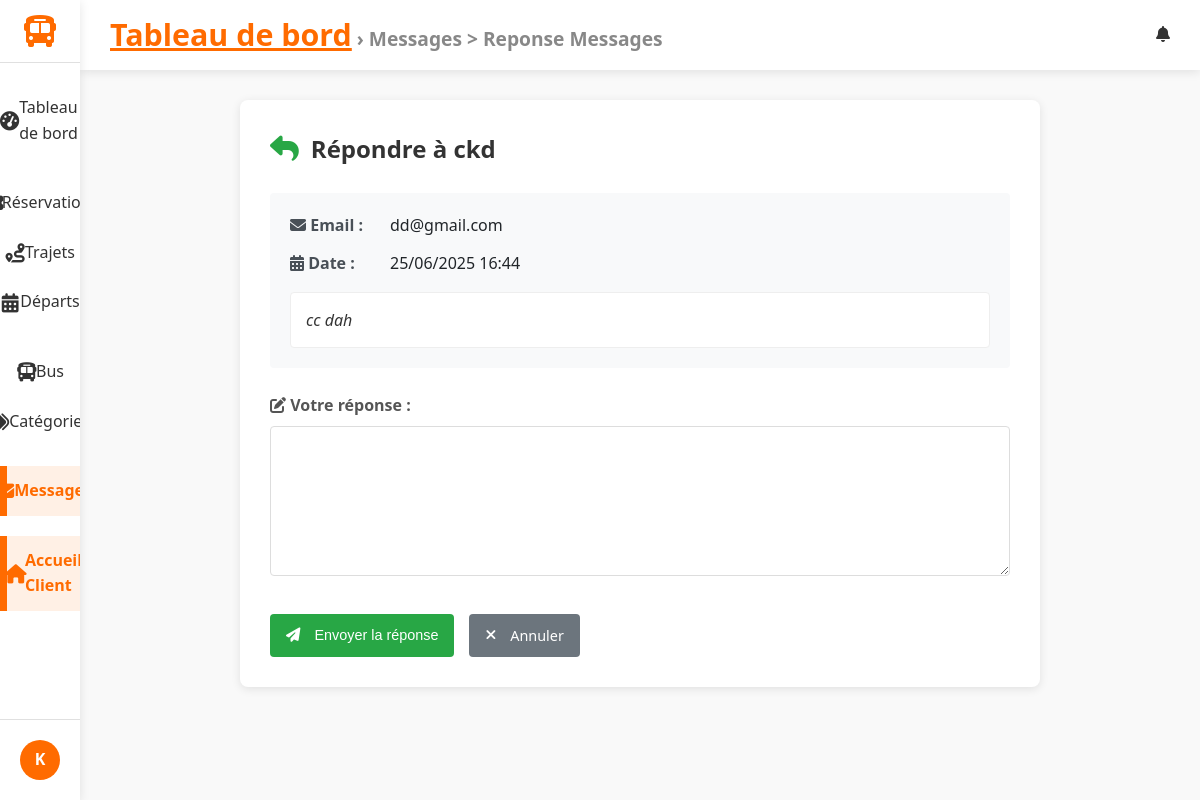
Page /dashboard/messages/22/reply/ (signed in) on the committed database.
### accounts/models.py (models this page shows, shortened)
class CustomUser(AbstractUser):
    """
    Modèle utilisateur personnalisé. Hérite de AbstractUser (nom d'utilisateur, email, etc.).
    Nous pourrions ajouter des champs ici (par ex. is_client), mais utilisons la version minimale.
    """

### reservations/models.py (models this page shows)
class ContactMessage(models.Model):
    name = models.CharField(max_length=100)
    email = models.EmailField()
    message = models.TextField()
    submitted_at = models.DateTimeField(auto_now_add=True)
    reply = models.TextField(blank=True, null=True)
    replied_at = models.DateTimeField(blank=True, null=True)

### gareci_admin/views.py (the view, shortened to what this page needs)
# urls.py: path('messages/<int:pk>/reply/', MessageReplyView.as_view(), name='message_reply'),
class MessageReplyView(StaffRequiredMixin,ActiveTabMixin, BreadcrumbMixin , UpdateView):
    model = ContactMessage
    form_class = ContactReplyForm
    template_name = 'dashboard/message_form.html'
    active_tab_value ='messages'
    breadcrumb_title = 'Messages > Reponse Messages'
    success_url = reverse_lazy('dashboard:message_list')

### gareci_admin/forms.py
class ContactReplyForm(forms.ModelForm):
    class Meta:
        model = ContactMessage
        fields = ['reply']
        labels = {
            'reply': 'Réponse à envoyer au client',
        }
        widgets = {
            'reply': forms.Textarea(attrs={'rows': 5, 'placeholder': 'Votre réponse...'}),
        }

### gareci_admin/utils.py (called while the page is built)
    def test_func(self):
        return self.request.user.is_staff

    def get_context_data(self, **kwargs):
        context = super().get_context_data(**kwargs)
        if self.active_tab_value:
            context['active_tab'] = self.active_tab_value
        return context

    def get_context_data(self, **kwargs):
        context = super().get_context_data(**kwargs)
        if self.breadcrumb_title:
            context['breadcrumb_title'] = self.breadcrumb_title
        return context

### gareci_admin/templates/dashboard/message_form.html (shortened to what this page needs)
{% extends 'dashboard/dashboard_base.html' %}
{% block content %}
<div class="reply-container">
    <div class="reply-header">
        <i class="fas fa-reply"></i>
        <h2>Répondre à {{ object.name }}</h2>
    </div>
    <div class="message-details">
        <div class="detail-item">
            <span class="detail-label"><i class="fas fa-envelope"></i> Email :</span>
            <span class="detail-value">{{ object.email }}</span>
        </div>
        <div class="detail-item">
            <span class="detail-label"><i class="fas fa-calendar-alt"></i> Date :</span>
            <span class="detail-value">{{ object.submitted_at|date:"d/m/Y H:i" }}</span>
        </div>
        <div class="message-content">
            {{ object.message|linebreaks }}
        </div>
    </div>
    <form method="post">
        <div class="form-group">
            <label for="id_reply"><i class="fas fa-edit"></i> Votre réponse :</label>
            <textarea id="id_reply" name="reply" required>{{ form.reply.value|default:'' }}</textarea>
        </div>
        <div class="form-actions">
            <button type="submit" class="btn btn-success">
                <i class="fas fa-paper-plane"></i> Envoyer la réponse
            </button>
            <a href="{% url 'dashboard:message_list' %}" class="btn btn-secondary">
                <i class="fas fa-times"></i> Annuler
            </a>
        </div>
    </form>
</div>
{% endblock %}

### gareci_admin/templates/dashboard/dashboard_base.html (shortened to what this page needs)
{% load static %}
<!DOCTYPE html>
<html lang="fr">
<head>
    <link rel="stylesheet" href="https://cdnjs.cloudflare.com/ajax/libs/font-awesome/6.4.0/css/all.min.css">
    <link rel="stylesheet" href="{% static 'css/gareci_admin/dashboards.css' %}">
    <link rel="stylesheet" href="{% static 'css/gareci_admin/reservation_list.css' %}">
    <link rel="stylesheet" href="{% static 'css/gareci_admin/reservation_form.css' %}">
    <link rel="stylesheet" href="{% static 'css/gareci_admin/reservation_confirm_delete.css' %}">
    <link rel="stylesheet" href="{% static 'css/gareci_admin/trip_form.css' %}">
    <link rel="stylesheet" href="{% static 'css/gareci_admin/trip_list.css' %}">
    <link rel="stylesheet" href="{% static 'css/gareci_admin/message_list.css' %}">
    <link rel="stylesheet" href="{% static 'css/gareci_admin/message_form.css' %}">
    <link rel="stylesheet" href="{% static 'css/gareci_admin/message_confirm_delete.css' %}">
    <link rel="stylesheet" href="{% static 'css/gareci_admin/departure_list_.css' %}">
    <link rel="stylesheet" href="{% static 'css/gareci_admin/departure_form.css' %}">
    <link rel="stylesheet" href="{% static 'css/gareci_admin/category_list.css' %}">
    <link rel="stylesheet" href="{% static 'css/gareci_admin/category_form.css' %}">
    <link rel="stylesheet" href="{% static 'css/gareci_admin/bus_list.css' %}">
    <link rel="stylesheet" href="{% static 'css/gareci_admin/bus_form.css' %}">
</head>
<body>
    <div class="dashboard-container">
        <aside class="sidebar">
            <div class="logo">
                <a href="{% url 'dashboard:index' %}">
                    <i class="fas fa-bus"></i>
                </a>
            </div>
            <nav class="sidebar-nav">
                <ul class="nav-list">
                    <li class="{% if active_tab == 'dashboard' %}active{% endif %}">
                        <a href="{% url 'dashboard:index' %}">
                            <i class="fas fa-tachometer-alt"></i> Tableau de bord
                        </a>
                    </li>
                    <li class="nav-section-header">
                    </li>
                    <li class="{% if active_tab == 'reservations' %}active{% endif %}">
                        <a href="{% url 'dashboard:reservation_list' %}">
                             Réservations
                        </a>
                    </li>
                    <li class="{% if active_tab == 'trips' %}active{% endif %}">
                        <a href="{% url 'dashboard:trip_list' %}">
                            <i class="fas fa-route"></i> Trajets
                        </a>
                    </li>
                    <li class="{% if active_tab == 'departures' %}active{% endif %}">
                        <a href="{% url 'dashboard:departure_list' %}">
                            <i class="fas fa-calendar-alt"></i> Départs
                        </a>
                    </li>
                    <li class="nav-section-header">
                    </li>
                    <li class="{% if active_tab == 'buses' %}active{% endif %}">
                        <a href="{% url 'dashboard:bus_list' %}">
                            <i class="fas fa-bus"></i> Bus
                        </a>
                    </li>
                    <li class="{% if active_tab == 'categories' %}active{% endif %}">
                        <a href="{% url 'dashboard:category_list' %}">
                            <i class="fas fa-tags"></i> Catégories
                        </a>
                    </li>
                    <li class="nav-section-header">
                    </li>
                    <li class="{% if active_tab == 'messages' %}active{% endif %}">
                        <a href="{% url 'dashboard:message_list' %}">
                            <i class="fas fa-envelope"></i> Messages
                        </a>
                    </li>
                    <li class="nav-section-header">
                    </li>
                    <li class="{% if active_tab == 'messages' %}active{% endif %}">
                        <a href="{% url 'trips:home' %}">
                            <i class="fas fa-home"></i>Accueil Client
                        </a>
                    </li>
                </ul>
            </nav>
            <div class="sidebar-footer">
                <div class="user-profile">
                    <div class="user-avatar">
                        {% if user.profile.image %}
                            <img src="{{ user.profile.image.url }}" alt="{{ user.username }}">
                        {% else %}
                            <div class="avatar-initials">
                                {{ user.username|slice:":1"|upper }}
                            </div>
                        {% endif %}
                    </div>
                </div>
            </div>
        </aside>
        <main class="main-content">
            <header class="content-header">
                <div class="header-left">
                    <div class="breadcrumbs">
                        {% block breadcrumbs %}
                        <a href="{% url 'dashboard:index' %}">Tableau de bord</a>
                        {% if breadcrumb_title %} &rsaquo; {{ breadcrumb_title }}{% endif %}
                        {% endblock %}
                    </div>
                </div>
                <div class="header-right">
                    {% block header_actions %}
                    <div class="notifications">
                        <i class="fas fa-bell"></i>
                    </div>
                    {% endblock %}
                </div>
            </header>
            <div class="content-wrapper">
                {% block content %}{% endblock %}
            </div>
        </main>
    </div>
</body>
</html>

### static/css/gareci_admin/dashboards.css (style rules this page uses)
:root { --primary: #FF6B00; --primary-dark: #E05D00; --secondary: #0056B3; --dark: #333333; --light: #F5F5F5; --gray: #888888; --light-gray: #E0E0E0; --sidebar-width: 280px; --sidebar-collapsed-width: 80px; --header-height: 70px; --blue: #4285F4; --green: #34A853; --orange: #FBBC05; --red: #EA4335; --border-radius: 8px; --box-shadow: 0 2px 10px rgba(0, 0, 0, 0.1); --transition: all 0.3s ease; }
* { margin: 0; padding: 0; box-sizing: border-box; }
body { font-family: 'Segoe UI', Tahoma, Geneva, Verdana, sans-serif; background-color: #f9f9f9; color: var(--dark); line-height: 1.6; }
.dashboard-container { display: flex; min-height: 100vh; }
.sidebar { width: var(--sidebar-width); background-color: white; box-shadow: var(--box-shadow); display: flex; flex-direction: column; transition: var(--transition); z-index: 100; height: 100vh; position: fixed; }
.logo { display: flex; align-items: center; padding: 20px; border-bottom: 1px solid var(--light-gray); }
.logo a { text-decoration:none ; display: flex; align-items: center; }
.logo i { font-size: 2rem; color: var(--primary); margin-right: 10px; }
.sidebar-nav { flex: 1; padding: 20px 0; overflow-y: auto; }
.nav-list { list-style: none; }
.nav-section-header { padding: 15px 20px 5px; font-size: 0.8rem; text-transform: uppercase; color: var(--gray); letter-spacing: 0.5px; }
.nav-list li a { display: flex; align-items: center; padding: 12px 20px; color: var(--dark); text-decoration: none; transition: var(--transition); }
.nav-list li a i { margin-right: 10px; width: 20px; text-align: center; }
.nav-list li.active a { background-color: rgba(255, 107, 0, 0.1); color: var(--primary); border-left: 3px solid var(--primary); }
li.active { background-color: var(--accent); font-weight: bold; border-left: 4px solid var(--primary); }
.sidebar-footer { padding: 20px; border-top: 1px solid var(--light-gray); }
.user-profile { display: flex; align-items: center; }
.user-avatar { margin-right: 12px; }
.avatar-initials { width: 40px; height: 40px; border-radius: 50%; background-color: var(--primary); color: white; display: flex; align-items: center; justify-content: center; font-weight: bold; }
.main-content { flex: 1; margin-left: var(--sidebar-width); transition: var(--transition); min-height: 100vh; display: flex; flex-direction: column; }
.content-header { display: flex; justify-content: space-between; align-items: center; padding: 0 30px; height: var(--header-height); background-color: white; box-shadow: var(--box-shadow); position: sticky; top: 0; z-index: 90; }
.header-left { display: flex; align-items: center; }
.breadcrumbs { font-size: 1.2rem; color: var(--gray); font-weight: bolder; }
.breadcrumbs a { color: var(--primary); font-size: 1.9rem; font-weight: bolder; }
.header-right { display: flex; align-items: center; gap: 20px; }
.notifications { position: relative; cursor: pointer; }
.content-wrapper { flex: 1; padding: 30px; background-color: #f9f9f9; }
.btn { display: inline-flex; align-items: center; justify-content: center; padding: 8px 16px; border-radius: var(--border-radius); font-weight: 500; cursor: pointer; transition: var(--transition); border: none; font-size: 0.9rem; }
.btn i { margin-right: 6px; }
@media (max-width: 1200px) { .sidebar { width: var(--sidebar-collapsed-width); } }
@media (max-width: 1200px) { .logo { justify-content: center; padding: 15px 0; } }
@media (max-width: 1200px) { .logo i { margin-right: 0; } }
@media (max-width: 1200px) { .nav-list li a { justify-content: center; padding: 12px 0; } }
@media (max-width: 1200px) { .nav-list li a i { margin-right: 0; font-size: 1.2rem; } }
@media (max-width: 1200px) { .user-avatar { margin-right: 0; } }
@media (max-width: 1200px) { .main-content { margin-left: var(--sidebar-collapsed-width); } }

### static/css/gareci_admin/reservation_list.css (style rules this page uses)
.btn { display: inline-flex; align-items: center; justify-content: center; padding: 8px 12px; border-radius: 4px; font-weight: 500; text-decoration: none; font-size: 0.85rem; transition: all 0.3s; border: none; cursor: pointer; }
.btn-success { background-color: #28a745; color: white; }

### static/css/gareci_admin/trip_list.css (style rules this page uses)
.btn { display: inline-flex; align-items: center; justify-content: center; padding: 8px 12px; border-radius: 4px; font-weight: 500; text-decoration: none; font-size: 0.85rem; transition: all 0.3s; border: none; cursor: pointer; }

### rows in the picture
CustomUser: username "K"
ContactMessage: name "ckd", email "dd@gmail.com", submitted_at "25/06/2025 16:44", message "cc dah"

### other values in the picture
{{ breadcrumb_title }} "Messages > Reponse Messages"
